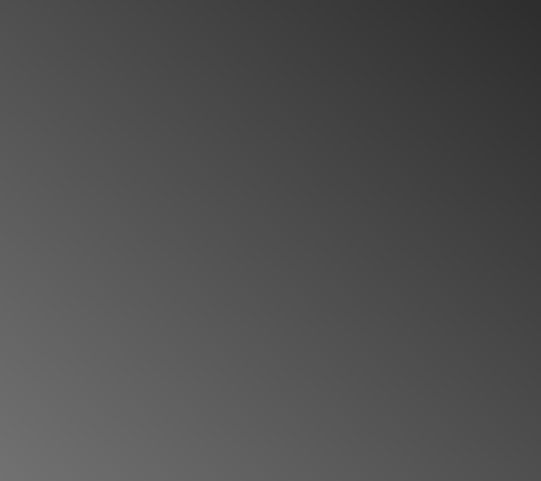
<?xml version="1.0" encoding="UTF-8"?>
<ui version="4.0">
 <class>ChangeTimeDialog</class>
 <widget class="QDialog" name="ChangeTimeDialog">
  <property name="geometry">
   <rect>
    <x>0</x>
    <y>0</y>
    <width>541</width>
    <height>481</height>
   </rect>
  </property>
  <property name="windowTitle">
   <string>Reveal Board</string>
  </property>
  <widget class="QWidget" name="ChangeTimeWidget" native="true">
   <property name="geometry">
    <rect>
     <x>0</x>
     <y>0</y>
     <width>541</width>
     <height>481</height>
    </rect>
   </property>
   <property name="styleSheet">
    <string notr="true">background:qlineargradient(spread:pad, x1:1, y1:0, x2:0, y2:1, stop:0 rgba(45, 45, 45, 255), stop:1 rgba(113, 113, 113, 255))</string>
   </property>
   <widget class="QLabel" name="ErrorLabel">
    <property name="geometry">
     <rect>
      <x>105</x>
      <y>99</y>
      <width>111</width>
      <height>15</height>
     </rect>
    </property>
    <property name="styleSheet">
     <string notr="true">background-color:rgba(0,0,0,0);
color:rgb(255, 82, 82)</string>
    </property>
    <property name="text">
     <string/>
    </property>
   </widget>
  </widget>
 </widget>
 <resources/>
 <connections/>
</ui>
